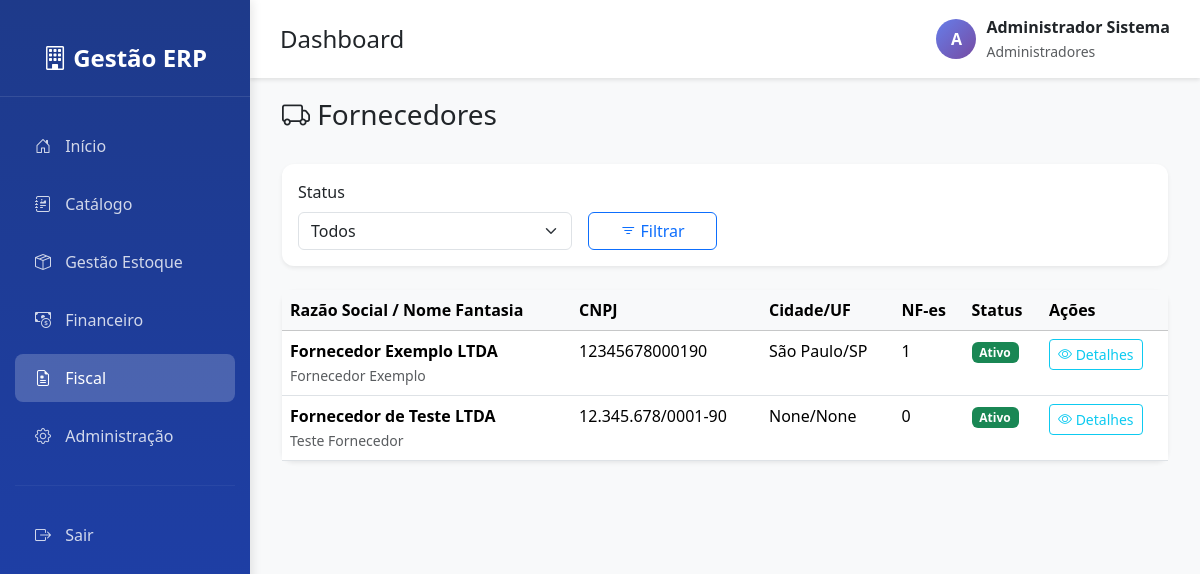
Page /fiscal/fornecedores/ (signed in) on the committed database.
### fiscal/models.py (models this page shows, shortened)
class Fornecedor(models.Model):
    razao_social = models.CharField(
        max_length=200,
        verbose_name="Razão Social",
        help_text="Razão social do fornecedor"
    )
    nome_fantasia = models.CharField(
        max_length=200,
        blank=True,
        null=True,
        verbose_name="Nome Fantasia",
        help_text="Nome fantasia do fornecedor"
    )
    cnpj = models.CharField(
        max_length=18,
        unique=True,
        verbose_name="CNPJ",
        help_text="CNPJ do fornecedor (formato: 00.000.000/0000-00)"
    )
    inscricao_estadual = models.CharField(
        max_length=20,
        blank=True,
        null=True,
        verbose_name="Inscrição Estadual"
    )
    endereco = models.CharField(
        max_length=300,
        blank=True,
        null=True,
        verbose_name="Endereço"
    )
    cidade = models.CharField(
        max_length=100,
        blank=True,
        null=True,
        verbose_name="Cidade"
    )
    estado = models.CharField(
        max_length=2,
        blank=True,
        null=True,
        verbose_name="Estado (UF)"
    )
    cep = models.CharField(
        max_length=10,
        blank=True,
        null=True,
        verbose_name="CEP"
    )
    telefone = models.CharField(
        max_length=20,
        blank=True,
        null=True,
        verbose_name="Telefone"
    )
    email = models.EmailField(
        blank=True,
        null=True,
        verbose_name="Email"
    )
    ativo = models.BooleanField(
        default=True,
        verbose_name="Fornecedor Ativo"
    )
    usuario_criacao = models.ForeignKey(
        User,
        on_delete=models.PROTECT,
        related_name='fornecedores_criados',
        default=1,
        verbose_name="Criado por"
    )
    data_criacao = models.DateTimeField(
        auto_now_add=True,
        verbose_name="Data de Criação"
    )
    class Meta:
        verbose_name = "Fornecedor"
        verbose_name_plural = "Fornecedores"
        ordering = ['razao_social']

### fiscal/views.py (the view)
# urls.py: path('fornecedores/', views.lista_fornecedores, name='lista_fornecedores'),
@login_required
def lista_fornecedores(request):
    fornecedores = Fornecedor.objects.annotate(
        total_nfes=Count('notas_fiscais')
    ).order_by('razao_social')
    status = request.GET.get('status')
    if status == 'ativo':
        fornecedores = fornecedores.filter(ativo=True)
    elif status == 'inativo':
        fornecedores = fornecedores.filter(ativo=False)
    context = {
        'fornecedores': fornecedores,
        'status_selecionado': status,
    }
    return render(request, 'fiscal/lista_fornecedores.html', context)

### templates/fiscal/lista_fornecedores.html (shortened to what this page needs)
{% extends "base.html" %}
{% load static %}
{% block content %}
<div class="container-fluid">
    <div class="row">
        <div class="col-12">
            <div class="d-flex justify-content-between align-items-center mb-4">
                <h1 class="h3">
                    <i class="bi bi-truck"></i> Fornecedores
                </h1>
            </div>
            <div class="card shadow-sm mb-4">
                <div class="card-body">
                    <form method="get" class="row g-3">
                        <div class="col-md-4">
                            <label for="status" class="form-label">Status</label>
                            <select name="status" id="status" class="form-select">
                                <option value="">Todos</option>
                            </select>
                        </div>
                        <div class="col-md-2 d-flex align-items-end">
                            <button type="submit" class="btn btn-outline-primary w-100">
                                <i class="bi bi-filter"></i> Filtrar
                            </button>
                        </div>
                    </form>
                </div>
            </div>
            <div class="card shadow-sm">
                <div class="card-body p-0">
                    <div class="table-responsive">
                        <table class="table table-hover mb-0">
                            <thead class="table-light">
                                <tr>
                                    <th>Razão Social / Nome Fantasia</th>
                                    <th>CNPJ</th>
                                    <th>Cidade/UF</th>
                                    <th>NF-es</th>
                                    <th>Status</th>
                                    <th>Ações</th>
                                </tr>
                            </thead>
                            <tbody>
                                {% for f in fornecedores %}
                                <tr>
                                    <td>
                                        <strong>{{ f.razao_social }}</strong>
                                        <br>
                                        <small class="text-muted">{{ f.nome_fantasia|default:"" }}</small>
                                    </td>
                                    <td>{{ f.cnpj }}</td>
                                    <td>{{ f.cidade }}/{{ f.estado }}</td>
                                    <td>{{ f.total_nfes }}</td>
                                    <td>
                                        {% if f.ativo %}
                                            <span class="badge bg-success">Ativo</span>
                                        {% else %}
                                            <span class="badge bg-danger">Inativo</span>
                                        {% endif %}
                                    </td>
                                    <td>
                                        <a href="{% url 'fiscal:detalhe_fornecedor' f.pk %}" class="btn btn-sm btn-outline-info">
                                            <i class="bi bi-eye"></i> Detalhes
                                        </a>
                                    </td>
                                </tr>
                                {% empty %}
                                <tr>
                                    <td colspan="6" class="text-center py-4 text-muted">
                                        Nenhum fornecedor encontrado.
                                    </td>
                                </tr>
                                {% endfor %}
                            </tbody>
                        </table>
                    </div>
                </div>
            </div>
        </div>
    </div>
</div>
{% endblock %}

### templates/base.html (shortened to what this page needs)
{% load static %}
<!DOCTYPE html>
<html lang="pt-br">
<head>
    <link href="https://cdn.jsdelivr.net/npm/bootstrap@5.3.3/dist/css/bootstrap.min.css" rel="stylesheet">
    <link rel="stylesheet" href="https://cdn.jsdelivr.net/npm/bootstrap-icons@1.11.3/font/bootstrap-icons.min.css">
    <link rel="stylesheet" href="https://cdnjs.cloudflare.com/ajax/libs/font-awesome/6.5.1/css/all.min.css">
</head>
<body>
    <div class="sidebar" id="sidebar">
        <div class="logo">
            <i class="bi bi-building"></i> Gestão ERP
        </div>
        <nav class="nav flex-column">
            <a class="nav-link {% if request.resolver_match.url_name == 'index' %}active{% endif %}" href="{% url 'index' %}">
                <i class="bi bi-house-door"></i> Início
            </a>
            <a class="nav-link {% if 'catalogo' in request.path %}active{% endif %}" href="{% url 'estoque:catalogo' %}">
                <i class="bi bi-journal-richtext"></i> Catálogo
            </a>
            {% if perms.estoque.add_movimentacaoestoque or user.is_superuser %}
            <a class="nav-link {% if 'estoque' in request.path and 'catalogo' not in request.path %}active{% endif %}" href="{% url 'estoque:dashboard' %}">
                <i class="bi bi-box-seam"></i> Gestão Estoque
            </a>
            {% endif %}
            {% if perms.financeiro.view_receita or user.is_superuser %}
            <a class="nav-link {% if 'financeiro' in request.path %}active{% endif %}" href="{% url 'financeiro:dashboard' %}">
                <i class="bi bi-cash-coin"></i> Financeiro
            </a>
            {% endif %}
            {% if perms.fiscal.view_produto or user.is_superuser %}
            <a class="nav-link {% if 'fiscal' in request.path %}active{% endif %}" href="{% url 'fiscal:dashboard' %}">
                <i class="bi bi-file-earmark-medical"></i> Fiscal
            </a>
            {% endif %}
            {% if user.is_staff or user.is_superuser %}
            <a class="nav-link" href="{% url 'admin:index' %}" target="_blank">
                <i class="bi bi-gear"></i> Administração
            </a>
            {% endif %}
            <hr style="border-color: rgba(255,255,255,0.2); margin: 20px 15px;">
            <a class="nav-link" href="{% url 'logout' %}">
                <i class="bi bi-box-arrow-right"></i> Sair
            </a>
        </nav>
    </div>
    <div class="main-content">
        <div class="top-bar">
            <div>
                <h4 class="mb-0 d-none d-md-inline">{% block page_title %}Dashboard{% endblock %}</h4>
            </div>
            <div class="user-info">
                <div class="user-avatar">
                    {{ user.first_name.0|default:user.username.0|upper }}
                </div>
                <div>
                    <div style="font-weight: 600;">{{ user.get_full_name|default:user.username }}</div>
                    <small class="text-muted">
                        {% if user.groups.all %}
                            {{ user.groups.first.name }}
                        {% elif user.is_superuser %}
                            Administrador Geral
                        {% else %}
                            Usuário
                        {% endif %}
                    </small>
                </div>
            </div>
        </div>
        {% block content %}
        {% endblock %}
    </div>
</body>
</html>

### templates/base.html (style rules this page uses)
:root { --primary-color: #0d6efd; --secondary-color: #6c757d; --success-color: #198754; --danger-color: #dc3545; --warning-color: #ffc107; --info-color: #0dcaf0; --sidebar-width: 250px; }
body { font-family: 'Segoe UI', Tahoma, Geneva, Verdana, sans-serif; background-color: #f8f9fa; }
.sidebar { position: fixed; top: 0; left: 0; height: 100vh; width: var(--sidebar-width); background: linear-gradient(180deg, #1e3a8a 0%, #1e40af 100%); padding-top: 20px; z-index: 1000; box-shadow: 2px 0 10px rgba(0,0,0,0.1); }
.sidebar .logo { text-align: center; padding: 20px; color: white; font-size: 24px; font-weight: bold; border-bottom: 1px solid rgba(255,255,255,0.1); margin-bottom: 20px; }
.sidebar .nav-link { color: rgba(255,255,255,0.8); padding: 12px 20px; margin: 5px 15px; border-radius: 8px; transition: all 0.3s; }
.sidebar .nav-link.active { background-color: rgba(255,255,255,0.2); color: white; }
.sidebar .nav-link i { margin-right: 10px; width: 20px; text-align: center; }
.main-content { margin-left: var(--sidebar-width); padding: 20px; min-height: 100vh; }
.top-bar { background-color: white; padding: 15px 30px; margin: -20px -20px 20px -20px; box-shadow: 0 2px 4px rgba(0,0,0,0.1); display: flex; justify-content: space-between; align-items: center; }
.user-info { display: flex; align-items: center; gap: 10px; }
.user-avatar { width: 40px; height: 40px; border-radius: 50%; background: linear-gradient(135deg, #667eea 0%, #764ba2 100%); display: flex; align-items: center; justify-content: center; color: white; font-weight: bold; }
.card { border: none; border-radius: 12px; box-shadow: 0 2px 8px rgba(0,0,0,0.1); margin-bottom: 20px; }

### rows in the picture
Fornecedor: razao_social "Fornecedor Exemplo LTDA", nome_fantasia "Fornecedor Exemplo", cnpj "12345678000190", cidade "São Paulo", estado "SP", total_nfes "1", ativo "Ativo"
Fornecedor: razao_social "Fornecedor de Teste LTDA", nome_fantasia "Teste Fornecedor", cnpj "12.345.678/0001-90", cidade "None", estado "None", total_nfes "0", ativo "Ativo"

### other values in the picture
{{ user.first_name.0|default:user.username.0|upper }} "A"
{{ user.get_full_name|default:user.username }} "Administrador Sistema"
{{ user.groups.first.name }} "Administradores"
